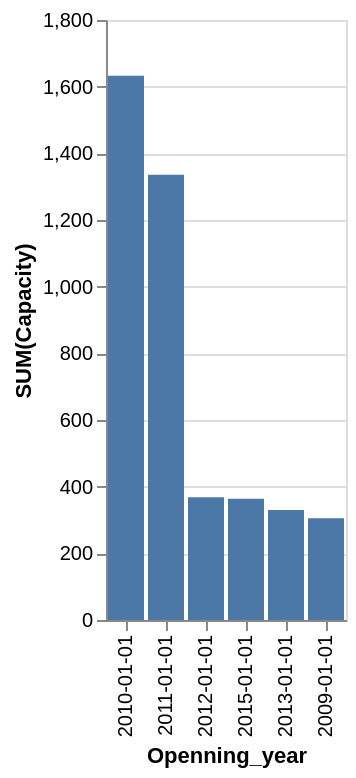

Vega-Lite specification stored for this chart:
### Vega-Lite specification from a JSON file in a GitHub repository (floating-point values rounded to 4 significant figures)
{"data": {"values": [{"x_data": "2010-01-01", "y_data": 1633}, {"x_data": "2011-01-01", "y_data": 1336}, {"x_data": "2012-01-01", "y_data": 368}, {"x_data": "2015-01-01", "y_data": 364}, {"x_data": "2013-01-01", "y_data": 330}, {"x_data": "2009-01-01", "y_data": 305}]}, "mark": "bar", "encoding": {"x": {"field": "x_data", "type": "nominal", "title": "Openning_year", "sort": {"op": "sum", "field": "y_data", "order": "descending"}}, "y": {"field": "y_data", "type": "quantitative", "title": "SUM(Capacity)"}}}
